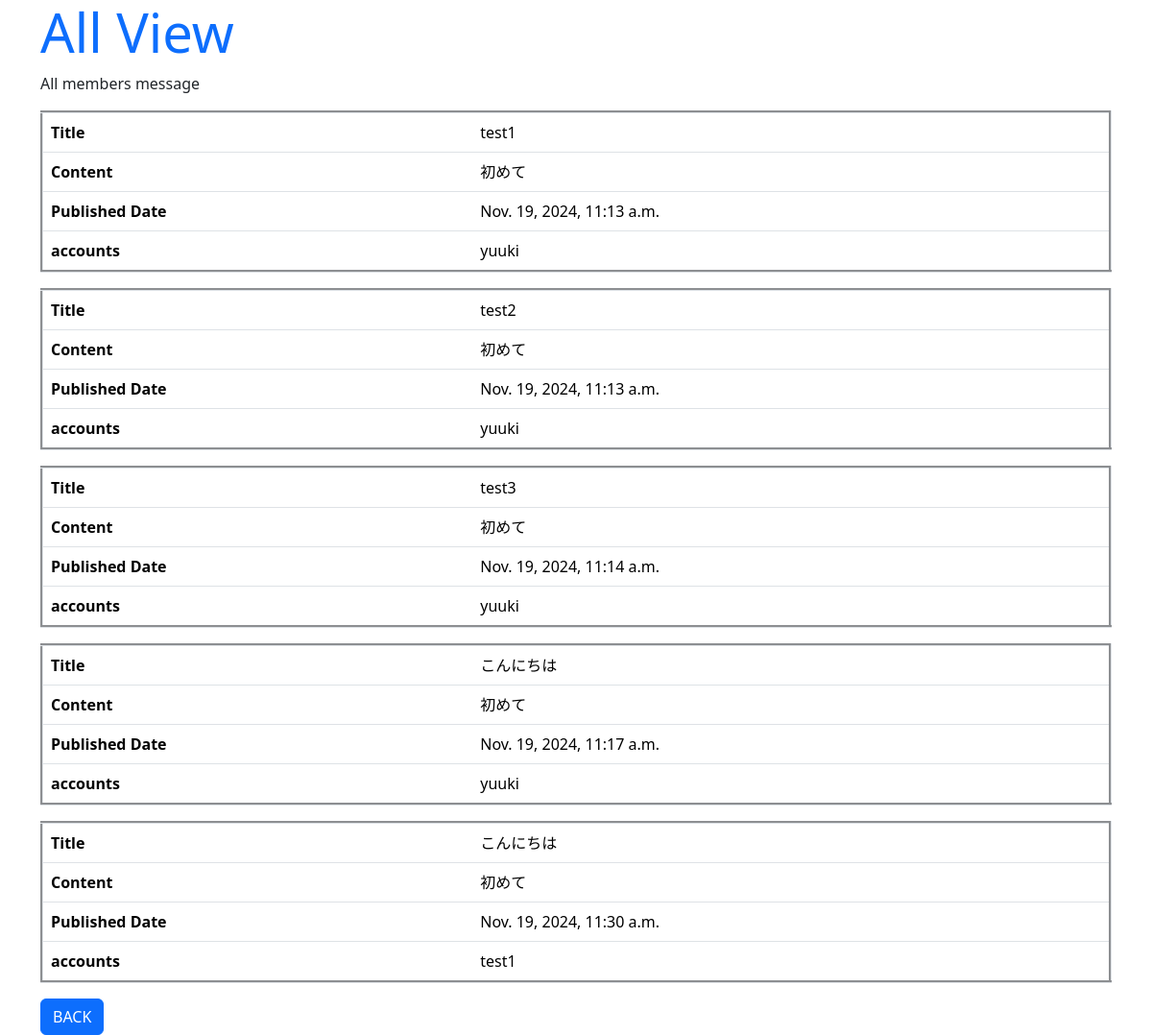
/work/work/all_index (signed in), run on an earlier commit of the app's database.
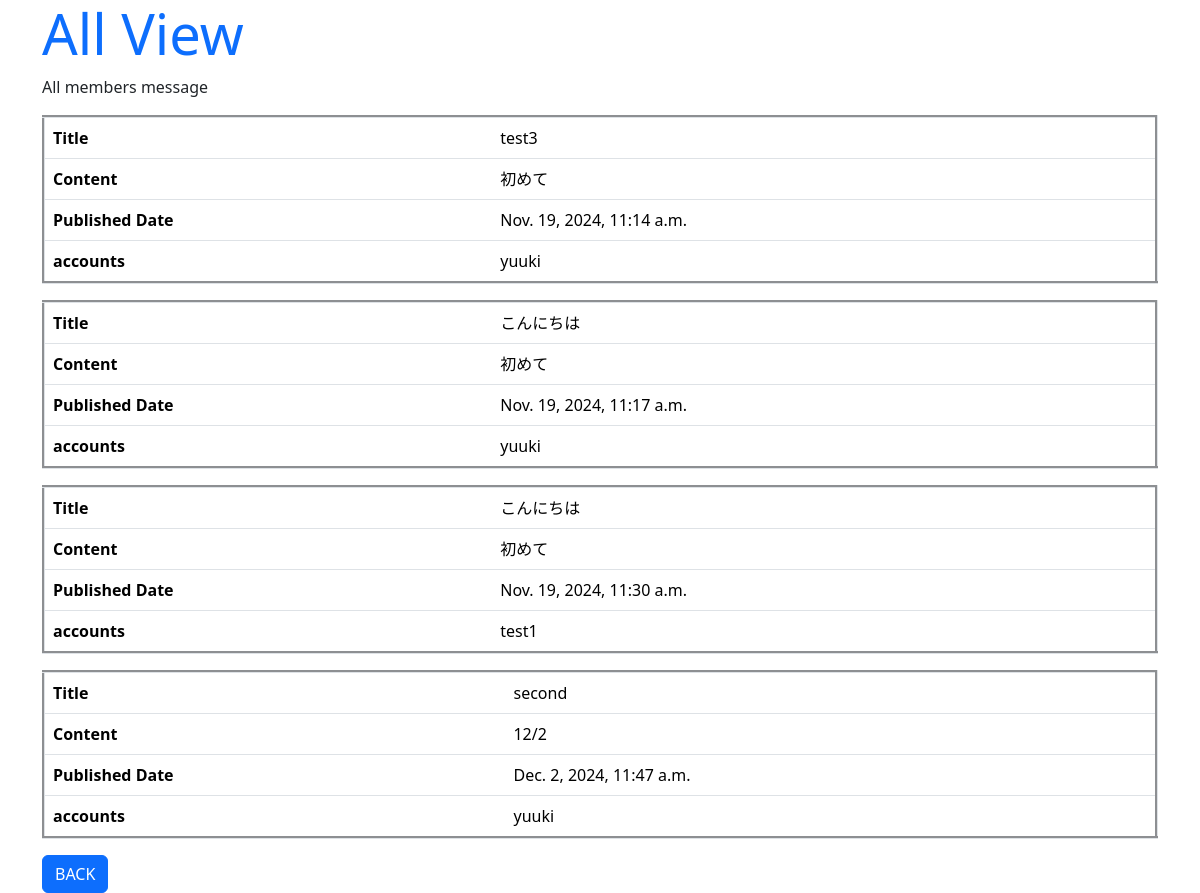
And on a later commit of the database.
### work/models.py (models this page shows, shortened)
class Message(models.Model):
    member = models.ForeignKey(User, on_delete=models.CASCADE)
    title = models.CharField(max_length=100)
    content = models.CharField(max_length=300)
    pub_date = models.DateTimeField(auto_now_add=True)
    class Meta:
        ordering = ('pub_date',)

### accounts/models.py (models this page shows)
class User(AbstractBaseUser, PermissionsMixin):
    account_id = models.CharField(
        verbose_name=_("account_id"),
        unique=True,
        max_length=10
    )
    email = models.EmailField(
        verbose_name=_("email"),
        unique=True
    )
    first_name = models.CharField(
        verbose_name=_("first_name"),
        max_length=150,
        null=True,
        blank=False
    )
    last_name = models.CharField(
        verbose_name=_("last_name"),
        max_length=150,
        null=True,
        blank=False
    )
    birth_date = models.DateField(
        verbose_name=_("birth_date"),
        blank=True,
        null=True
    )
    is_superuser = models.BooleanField(
        verbose_name=_("is_superuer"),
        default=False
    )
    is_staff = models.BooleanField(
        verbose_name=_('staff status'),
        default=False,
    )
    is_active = models.BooleanField(
        verbose_name=_('active'),
        default=True,
    )
    created_at = models.DateTimeField(
        verbose_name=_("created_at"),
        auto_now_add=True
    )
    updated_at = models.DateTimeField(
        verbose_name=_("updateded_at"),
        auto_now=True
    )
    objects = UserManager()
    USERNAME_FIELD = 'account_id'
    REQUIRED_FIELDS = ['email']
    def __str__(self):
        return self.account_id

### work/views.py (the view)
# urls.py: path('work/all_index',views.all_index, name='all_index'),
@login_required
def all_index(request):
    message = Message.objects.all()
    params = {
        'title':'All View',
        'message':'All members message',
        'data':message,
    }
    return render(request, 'work/all_index.html', params)

### work/templates/work/all_index.html (shortened to what this page needs)
{% load static %}
<!DOCTYPE html>
<html lang="ja">
<head>
    <link href="https://cdn.jsdelivr.net/npm/bootstrap/dist/css/bootstrap.css" rel="stylesheet"
 />
</head>
<body class="container">
    <h1 class="display-4 text-primary">{{ title }}</h1>
    <p class="display-7">{{ message|safe }}</p>
    {% for item in data %}
    <table class="table" border="3">
        <tr>
            <th>Title</th>
            <td>{{ item.title }}</td>
        </tr>
        <tr>
            <th>Content</th>
            <td>{{ item.content }}</td>
        </tr>
        <tr>
            <th>Published Date</th>
            <td>{{ item.pub_date }}</td>
        </tr>
        <tr>
            <th>accounts</th>
            <td>{{ item.member }}</td>
        </tr>
    </table>
    {% endfor %}
    <div>
        <a href="{% url 'work:index' account_id=user.account_id %}" class="btn btn-primary">BACK</a>
    </div>
</html>

What changed in the data, as far as the page shows it:
removed Message: title "test1", content "初めて", pub_date "Nov. 19, 2024, 11:13 a.m.", member "yuuki"
removed Message: title "test2", content "初めて", pub_date "Nov. 19, 2024, 11:13 a.m.", member "yuuki"
added Message: title "second", content "12/2", pub_date "Dec. 2, 2024, 11:47 a.m.", member "yuuki"
